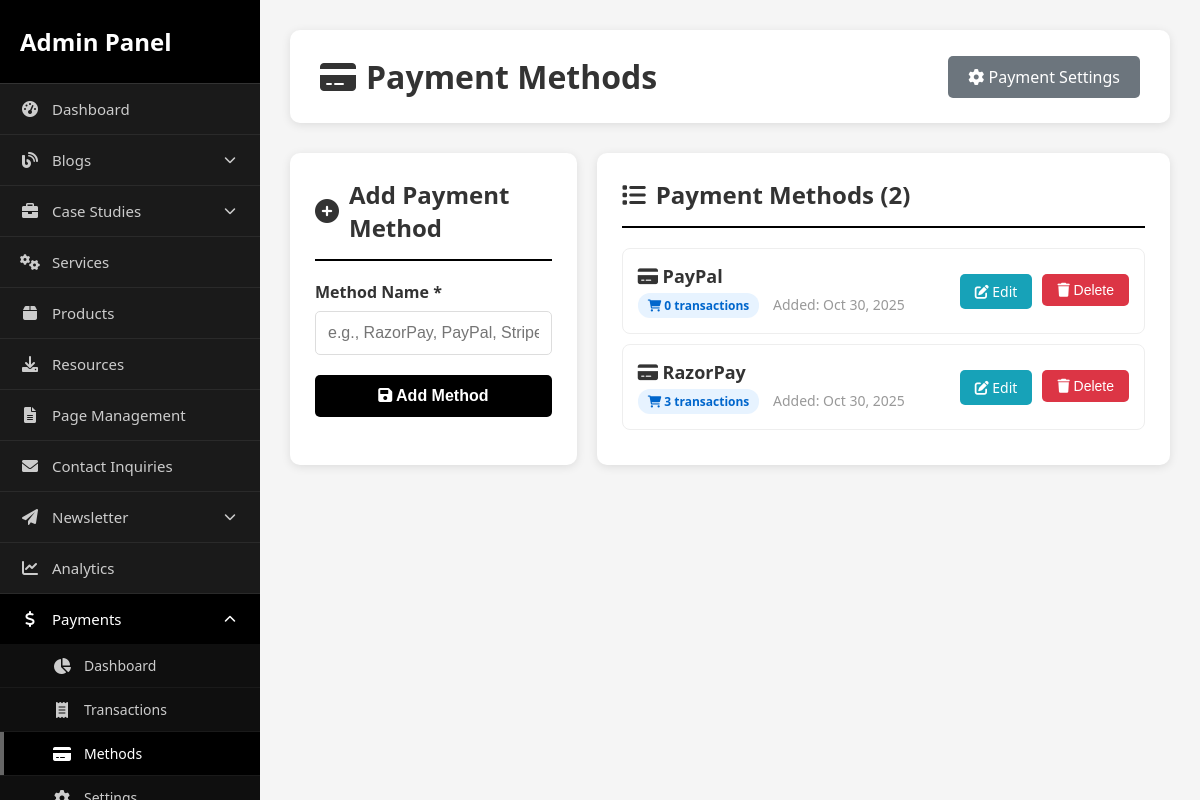
Page /admin/payment-methods.php (signed in) on the committed database.
### tables this page shows
CREATE TABLE `payment_methods` (
  `id` int(11) NOT NULL AUTO_INCREMENT,
  `name` varchar(50) NOT NULL,
  `created_at` timestamp NOT NULL DEFAULT current_timestamp(),
  PRIMARY KEY (`id`)
);

### admin/payment-methods.php (the view, shortened to what this page needs)
<?php
require_once __DIR__ . '/../config/config.php';
$page_title = 'Payment Methods';
$stmt = $db->query("SELECT pm.*, COUNT(b.id) as usage_count
                   FROM payment_methods pm
                   LEFT JOIN book_call b ON pm.id = b.payment_method_id
                   GROUP BY pm.id
                   ORDER BY pm.name");
$payment_methods = $stmt->fetchAll(PDO::FETCH_ASSOC);
$edit_method = null;
?>
<!DOCTYPE html>
<html lang="en">
<head>
    <link rel="stylesheet" href="https://cdnjs.cloudflare.com/ajax/libs/font-awesome/6.0.0/css/all.min.css">
</head>
<body>
    <?php include 'includes/sidebar.php'; ?>
    <div class="main-content">
        <div class="header">
            <h1><i class="fas fa-credit-card"></i> <?php echo $page_title; ?></h1>
            <a href="payment-settings.php" class="btn-back">
                <i class="fas fa-cog"></i> Payment Settings
            </a>
        </div>
        <div class="content-grid">
            <div class="card">
                <h2>
                    <i class="fas fa-plus-circle"></i>
                    <?php echo $edit_method ? 'Edit Payment Method' : 'Add Payment Method'; ?>
                </h2>
                <form method="POST">
                    <div class="form-group">
                        <label>Method Name *</label>
                        <input type="text" name="name" required
                               value="<?php echo htmlspecialchars($edit_method['name'] ?? ''); ?>"
                               placeholder="e.g., RazorPay, PayPal, Stripe">
                    </div>
                    <button type="submit" name="<?php echo $edit_method ? 'edit_method' : 'add_method'; ?>" class="btn-submit">
                        <i class="fas fa-save"></i> <?php echo $edit_method ? 'Update Method' : 'Add Method'; ?>
                    </button>
                </form>
            </div>
            <div class="card">
                <h2><i class="fas fa-list"></i> Payment Methods (<?php echo count($payment_methods); ?>)</h2>
                <?php if (count($payment_methods) > 0): ?>
                <ul class="methods-list">
                    <?php foreach ($payment_methods as $method): ?>
                    <li class="method-item">
                        <div class="method-info">
                            <div class="method-name">
                                <i class="fas fa-credit-card"></i> <?php echo htmlspecialchars($method['name']); ?>
                            </div>
                            <div class="method-meta">
                                <span class="badge">
                                    <i class="fas fa-shopping-cart"></i> <?php echo $method['usage_count']; ?> transactions
                                </span>
                                <span style="margin-left: 10px; color: #999;">
                                    Added: <?php echo date('M d, Y', strtotime($method['created_at'])); ?>
                                </span>
                            </div>
                        </div>
                        <div class="method-actions">
                            <a href="?edit=<?php echo $method['id']; ?>" class="btn-edit">
                                <i class="fas fa-edit"></i> Edit
                            </a>
                            <form method="POST" style="display: inline;"
                                  onsubmit="return confirm('Are you sure you want to delete this payment method?');">
                                <button type="submit" name="delete_method" class="btn-delete">
                                    <i class="fas fa-trash"></i> Delete
                                </button>
                            </form>
                        </div>
                    </li>
                    <?php endforeach; ?>
                </ul>
                <?php endif; ?>
            </div>
        </div>
    </div>
</body>
</html>

### admin/payment-methods.php (style rules this page uses)
* { margin: 0; padding: 0; box-sizing: border-box; }
body { font-family: 'Segoe UI', Tahoma, Geneva, Verdana, sans-serif; background: #f5f5f5; margin-left: 260px; }
.main-content { padding: 30px; }
.header { display: flex; justify-content: space-between; align-items: center; background: white; padding: 25px 30px; border-radius: 10px; margin-bottom: 30px; box-shadow: 0 2px 10px rgba(0,0,0,0.1); }
.header h1 { color: #333; display: flex; align-items: center; gap: 10px; }
.btn-back { padding: 10px 20px; background: #6c757d; color: white; text-decoration: none; border-radius: 5px; }
.content-grid { display: grid; grid-template-columns: 1fr 2fr; gap: 20px; }
.card { background: white; border-radius: 10px; padding: 25px; box-shadow: 0 2px 10px rgba(0,0,0,0.1); }
.card h2 { color: #333; margin-bottom: 20px; padding-bottom: 15px; border-bottom: 2px solid #000; display: flex; align-items: center; gap: 10px; }
.form-group { margin-bottom: 20px; }
.form-group label { display: block; font-weight: 600; margin-bottom: 8px; color: #333; }
.form-group input { width: 100%; padding: 12px; border: 1px solid #ddd; border-radius: 5px; font-size: 16px; }
.btn-submit { width: 100%; padding: 12px; background: #000; color: white; border: none; border-radius: 5px; font-size: 16px; font-weight: 600; cursor: pointer; }
.methods-list { list-style: none; }
.method-item { padding: 15px; border: 1px solid #eee; border-radius: 8px; margin-bottom: 10px; display: flex; justify-content: space-between; align-items: center; transition: all 0.3s; }
.method-info { flex: 1; }
.method-name { font-size: 18px; font-weight: 600; color: #333; margin-bottom: 5px; }
.method-meta { font-size: 14px; color: #666; }
.method-actions { display: flex; gap: 10px; }
.btn-edit, .btn-delete { padding: 8px 15px; border: none; border-radius: 5px; cursor: pointer; font-size: 14px; text-decoration: none; display: inline-block; }
.btn-edit { background: #17a2b8; color: white; }
.btn-delete { background: #dc3545; color: white; }
.badge { display: inline-block; padding: 4px 10px; border-radius: 12px; font-size: 12px; font-weight: 600; background: #e7f3ff; color: #0066cc; }

### rows in the picture
payment_methods: name "PayPal", usage_count "0", created_at "Oct 30, 2025"
payment_methods: name "RazorPay", usage_count "3", created_at "Oct 30, 2025"

### other values in the picture
$page_title "Payment Methods"
count($payment_methods) "2"
